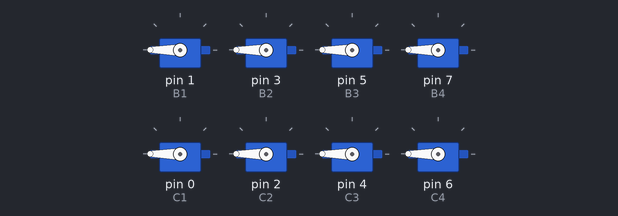
The sketch below on a simulated Arduino Uno, built with avr-gcc and run on an emulated ATmega328P. Shown: 8 × servo.

Above: at 0.4 s.
At 1.8 s:
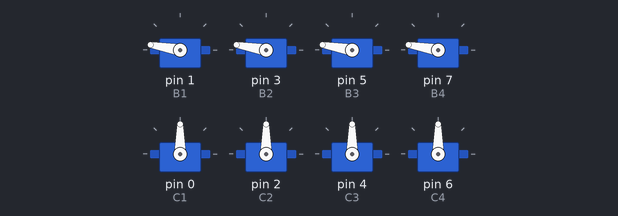
Timing chart, 0 to 3.3 s (numbered marks = the images above):
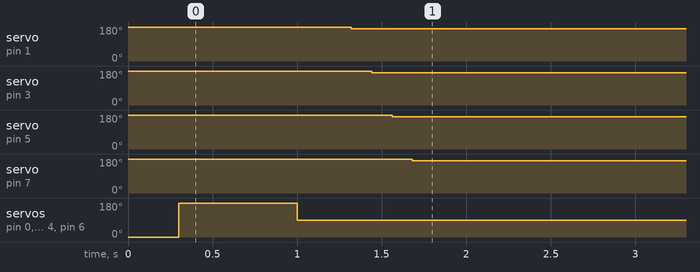

The sketch:

projeto_aranhaV2.ino
```cpp
/*
  SIGLAS:

  C = motores de cima;
  B = motores de baixo;
*/

#include <VarSpeedServo.h>

//DEFINICÕES

#define C1 0
#define B1 1

#define C2 2
#define B2 3

#define C3 4
#define B3 5

#define C4 6
#define B4 7

//MOTORES

VarSpeedServo servoC1;
VarSpeedServo servoC2;
VarSpeedServo servoC3;
VarSpeedServo servoC4;

VarSpeedServo servoB1;
VarSpeedServo servoB2;
VarSpeedServo servoB3;
VarSpeedServo servoB4;


//VARIÁVEIS

int velocidade = 250;
int varDelay = 120;

int varCima = 170;
int varBaixo = 180;

int varPosition = 100;

void setup() {

  //PINOS DOS CERVOS

  servoB1.attach(B1);
  servoB2.attach(B2);
  servoB3.attach(B3);
  servoB4.attach(B4);

  servoB1.write(180);
  servoB2.write(180);
  servoB3.write(180);
  servoB4.write(180);

  servoC1.attach(C1);
  servoC2.attach(C2);
  servoC3.attach(C3);
  servoC4.attach(C4);

  servoC1.write(0);
  servoC2.write(0);
  servoC3.write(0);
  servoC4.write(0);

  delay(300);

  servoC1.write(180);
  servoC2.write(180);
  servoC3.write(180);
  servoC4.write(180);

  delay(700);

  servoC1.write(90);
  servoC2.write(90);
  servoC3.write(90);
  servoC4.write(90);

  delay(300);

  B1cima();
  B2cima();
  B3cima();
  B4cima();
}

//SERVO C1

void C1frente(){
  //QUANTO MENOR, MAIS PARA FRENTE VAI
  servoC1.slowmove(varPosition - 30, velocidade);
  delay(varDelay);
}

void C1atras(){
  //QUANTO MAIOR, MAIS PARA TRÁS VAI
  servoC1.slowmove(varPosition + 40, velocidade);
  delay(varDelay);
}

//SERVO C2

void C2frente(){
  //QUANTO MAIOR, MAIS PARA FRENTE
  servoC2.slowmove(varPosition + 30, velocidade);
  delay(varDelay);
}

void C2atras(){
  //QUANTO MENOR, MAIS PARA TRÁS
  servoC2.slowmove(varPosition - 30, velocidade);
  delay(varDelay);
}

//SERVO C3

void C3frente(){
  // QUANTO MENOR, MAIS PARA FRENTE
  servoC3.slowmove(varPosition - 40, velocidade);
  delay(varDelay);
}

void C3atras(){
  // QUANTO MAIOR, MAIS PARA TRÁS
  servoC3.slowmove(varPosition + 20, velocidade);
  delay(varDelay);
}

//SERVO C4

void C4frente(){
  // QUANTO MAIOR, MAIS PARA FRENTE
  servoC4.slowmove(varPosition + 40, velocidade);
  delay(varDelay);
}

void C4atras(){
  // QUANTO MENOR, MAIS PARA TRÁS
  servoC4.slowmove(varPosition - 30, velocidade);
  delay(varDelay);
}

//SERVO B1{

void B1cima(){
  servoB1.slowmove(varCima, velocidade);
  delay(varDelay);
}

void B1baixo(){
  servoB1.slowmove(varBaixo, velocidade);
  delay(varDelay);
}

//SERVO B2{

void B2cima(){
  servoB2.slowmove(varCima, velocidade);
  delay(varDelay);
}

void B2baixo(){
  servoB2.slowmove(varBaixo, velocidade);
  delay(varDelay);
}

//SERVO B3{

void B3cima(){
  servoB3.slowmove(varCima, velocidade);
  delay(varDelay);
}

void B3baixo(){
  servoB3.slowmove(varBaixo, velocidade);
  delay(varDelay);
}

//SERVO B4{

void B4cima(){
  servoB4.slowmove(varCima, velocidade);
  delay(varDelay);
}

void B4baixo(){
  servoB4.slowmove(varBaixo, velocidade);
  delay(varDelay);
}

void loop() {

  /*B1baixo();
  C1atras();
  B1cima();

  B3baixo();
  C3atras();
  B3cima();

  B2baixo();
  C2atras();
  B2cima();

  B4baixo();
  C4atras();
  B4cima();

  B1cima();
  C1frente();
  B1baixo();

  B3cima();
  C3frente();
  B3baixo();

  B2cima();
  C2frente();
  B2baixo();

  B4cima();
  C4frente();
  B4baixo();

  /*C1atras();
  C1frente();
  C3frente();
  C3atras();

  C2atras();
  C2frente();
  C4frente();
  C4atras();*/

  /*C1atras();
  C4atras();
  C1frente();
  C4frente();

  C2atras();
  C3atras();
  C2frente();
  C3frente();*/
}
```
